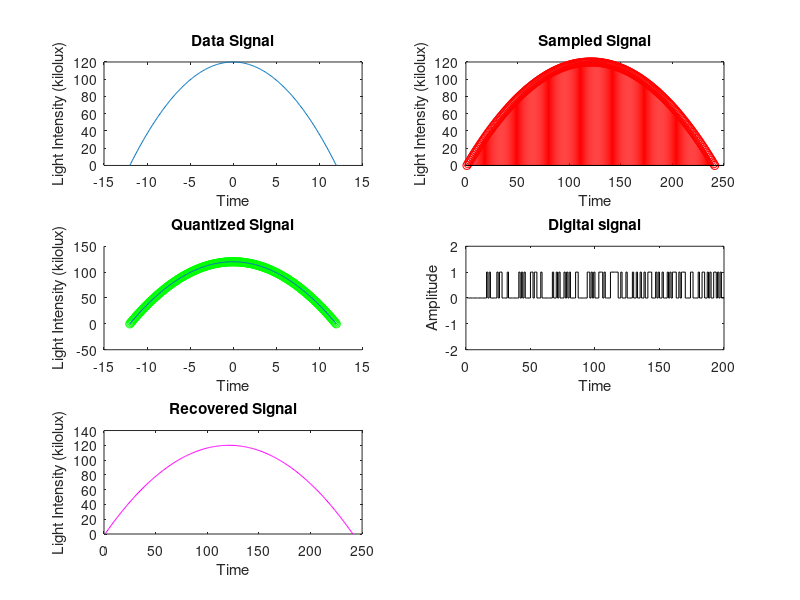

The MATLAB source for this figure:
clc
clear all
close all
%% SAMPLING %%
n=30; %number of samples per cycle
%x=0:2*pi/n:4*pi; % range of x from 0 to 4 pi
Vp=2; %Vp is the amplitude of the signal mentioned in the task
x=[-12:0.1:12];
signal_1= (-5*x.^2/6) + 120; % input signal
%% QUANTIZATION %%
%With a bit of experimenting (trial and error), the demodulated signal started looking like the original signal(sine) when the number of bits was 6 or more
bits=9; %number of bits per sample
L=2^bits; %number of bytes per sample
xmax=120; %the index values range from 0 to 7 with this range of x
xmin=0;
del=0.09; %incrementing by 0.09 generated a cleaner demodulated signal rather than 1
%A quantization partition defines several contiguous, nonoverlapping ranges of values within the set of real numbers
partition=xmin:del:xmax; % defining partition according to the indexing
%a codebook tells the quantizer which common value to assign to inputs that fall into each range of the partition
%defining codebook: the lower range/upper range of the codebook must be one increment less/more
%than the partition or can be equally distributed in both sides as is done here
codebook=xmin-(del/2):del:xmax+(del/2);
[index,quants]=quantiz(signal_1,partition,codebook); %quantization using quantiz
% gives rounded off values of the samples
%% NORMALIZATION %%
l1=length(index); % to convert 1 to n as 0 to n-1 indicies
for i=1:l1
if (index(i)~=0)
index(i)=index(i)-1;
 end
end
%% ENCODING %%
code=de2bi(index,'left-msb'); % decimal to binary conversion with MSB to the left
code_row=reshape(code, [1,numel(code)]); %converting the array to a single row array.
%The number of elements (366) in code array determines the number of columns in code_row array
k=1;
for i=1:l1 % to convert column vector to row vector
 for j=1:bits
 coded(k)=code(i,j);
 j=j+1;
 k=k+1;
 end
 i=i+1;
end
%% DEMODULATION %%
index1=bi2de(code_row,'left-msb'); %converting from binary to decimal
resignal=del*index+xmin+(del/2); %to recover the modulated signal
%% Plotting %%
subplot(3,2,1)
plot(x,signal_1); % plotting sine signal
title('Data Signal')
xlabel('Time')
ylabel('Light Intensity (kilolux)')
subplot(3,2,2)
stem(signal_1,'r'); % plot of sampled signal
title('Sampled Signal')
xlabel('Time')
ylabel('Light Intensity (kilolux)')
subplot(3,2,3)
scatter(x,quants,'g') %plot of quantized signal
hold on
plot(x,signal_1);
title('Quantized Signal')
xlabel('Time')
ylabel('Light Intensity (kilolux)')
subplot(3,2,4)
stairs(coded,'k'); %plot of digital signal
axis([0 200 -2 2])
%plot of digital signal
title('Digital signal')
xlabel('Time')
ylabel('Amplitude')
subplot(3,2,5)
plot(resignal,'m') %plot of demodulated signal
title('Recovered Signal')
xlabel('Time')
ylabel('Light Intensity (kilolux)')